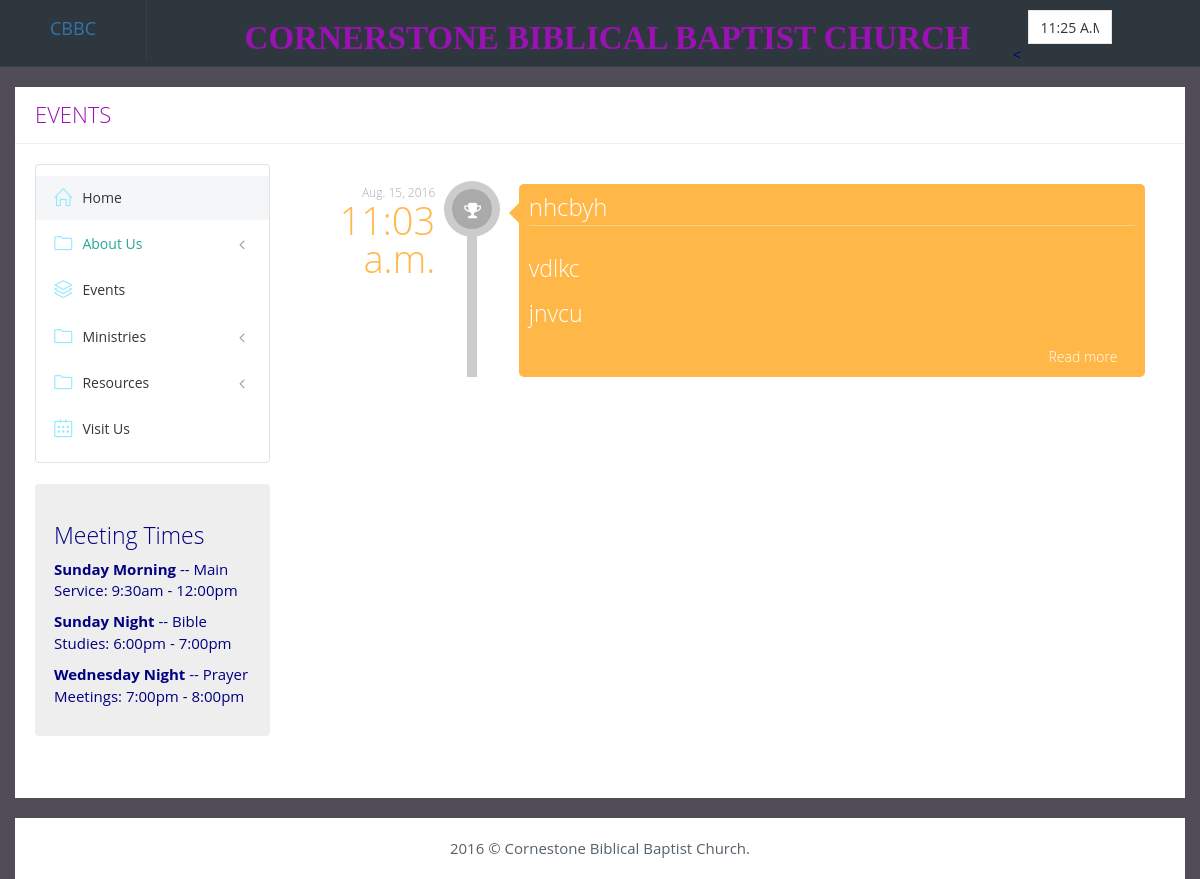
Page /events/event/ on the committed database.
### events/models.py (models this page shows, shortened)
class Event(models.Model):
	theme = models.CharField(max_length=100)
	theme_verse = models.CharField(max_length=100)
	verse = models.CharField(max_length=500)
	name = models.CharField(max_length=100)
	details = models.CharField(max_length=1000)
	location = models.CharField(max_length=300)
	time = models.TimeField(auto_now_add=False)
	date = models.DateField(auto_now_add=False)
	date_posted = models.DateTimeField(auto_now_add=True)

### events/views.py (the view)
def event(request):
	events = Event.objects.order_by('-id')[:1]
	context = {
		'events' : events,
		'title': 'Events',
	}
	return render(request, 'event.html', context)

### events/templates/event.html
{% extends "base.html" %}
{% block content %}
   <div class="portlet light">
				<div class="portlet-body">
					<div class="row">
					{% for item in events %}
						<div class="col-md-12">
							<ul class="timeline">
<li class="timeline-yellow">
									<div class="timeline-time">
										<span class="date">
										{{item.date}} </span>
										<span class="time">
										{{item.time}} </span>
									</div>
									<div class="timeline-icon">
										<i class="fa fa-trophy"></i>
									</div>
									<div class="timeline-body">
										<h2>{{item.name}} </h2>
										<div class="timeline-content">
											<h3>{{item.theme}}</h3>
											<h3>{{item.location}}</h3>
										</div>
										<div class="timeline-footer">
											<a href="{% url 'event_detail' item.id %}" class="nav-link pull-right">
											Read more <i class="m-icon-swapright m-icon-white"></i>
											</a>
										</div>
									</div>
								</li>
								</ul>
								</div>
								{% endfor %}
								</div>
								</div>
								</div>
{% endblock %}

### static/css/layout.css (style rules this page uses)
body { background-color: #514D57; background-position: center center; background-size: cover; background-attachment: fixed; }
html { height: 100%; }

### static/css/timeline-old.css (style rules this page uses)
.timeline { margin: 0; padding: 0; list-style: none; position: relative; }
.timeline:before { content: ''; position: absolute; top: 0; bottom: 0; width: 10px; background: #ccc; left: 20%; margin-left: -10px; }
.timeline > li { position: relative; }
.timeline > li .timeline-time { display: block; width: 15%; text-align: right; position: absolute; }
.timeline > li .timeline-time span { display: block; text-align: right; }
.timeline > li .timeline-time span.date { font-size: 12px; color: #aaa; display: block; font-weight: 300; }
.timeline > li .timeline-time span.time { font-weight: 300; font-size: 38px; line-height: 38px; }
.timeline > li .timeline-body { margin: 0 0 15px 25%; color: #fff; padding: 10px; font-weight: 300; position: relative; border-radius: 5px; }
.timeline > li .timeline-body h2 { margin-top: 0px; padding: 0 0 5px 0; border-bottom: 1px solid rgba(255, 255, 255, 0.3); font-size: 24px; }
.timeline > li .timeline-content { font-size: 14px; }
.timeline > li .timeline-body a.nav-link { display: inline-block; margin-top: 10px; color: #fff; font-size: 14px; padding: 0px; text-align: left; text-decoration: none; }
.timeline > li .timeline-body:after { right: 100%; border: solid transparent; content: " "; height: 0; width: 0; position: absolute; pointer-events: none; border-right-color: #3594cb; border-width: 10px; top: 19px; }
.timeline > li .timeline-content:after, .timeline > li .timeline-content:before { display: table; line-height: 0; content: ""; }
.timeline > li .timeline-content:after { clear: both; }
.timeline > li .timeline-footer:after, .timeline > li .timeline-footer:before { content: ""; display: table; line-height: 0; }
.timeline > li .timeline-footer:after { clear: both; }
.timeline > li .timeline-icon { width: 40px; height: 40px; speak: none; font-style: normal; font-weight: normal; font-variant: normal; text-transform: none; font-size: 1.4em; line-height: 40px; -webkit-font-smoothing: antialiased; position: absolute; color: #fff; background: #aaa; border-radius: 50%; box-shadow: 0 0 0 8px #ccc; text-align: center; left: 20%; top: 0; margin: 5px 0 0 -25px; padding-bottom: 3px; padding-right: 1px; padding-left: 2px; -webkit-border-radius: 30px !important; -moz-border-radius: 30px !important; border-radius: 30px !important; }
.timeline > li .timeline-icon > i { font-size: 18px; }
.timeline li.timeline-yellow .timeline-body:after { border-right-color: #ffb848; }
.timeline li.timeline-yellow .timeline-body { background: #ffb848; }
.timeline li.timeline-yellow .timeline-time span.time { color: #ffb848; }

### rows in the picture
Event: date "Aug. 15, 2016", time "11:03 a.m.", name "nhcbyh", theme "vdlkc", location "jnvcu"

### other values in the picture
{{ title }} "EVENTS"
